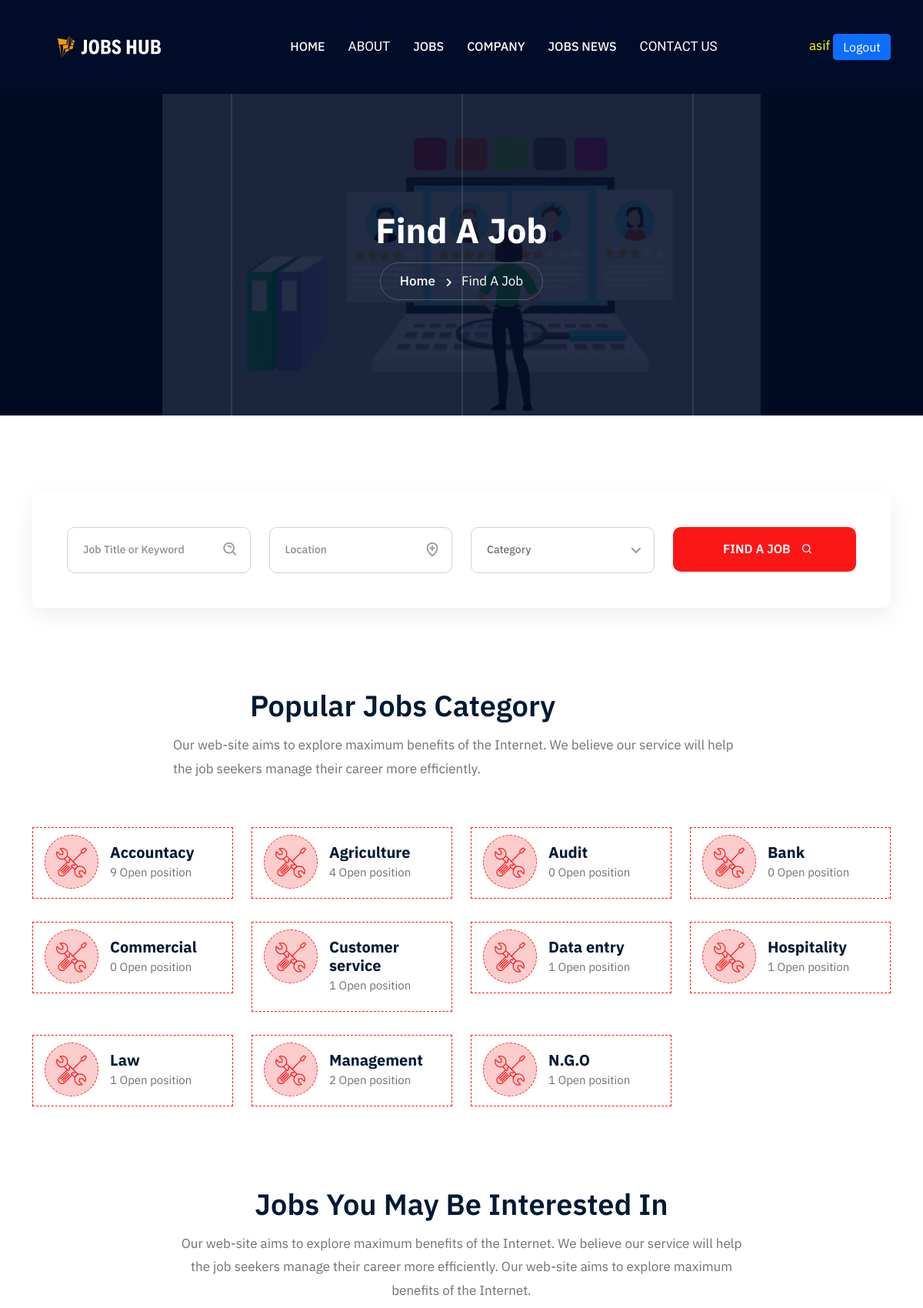
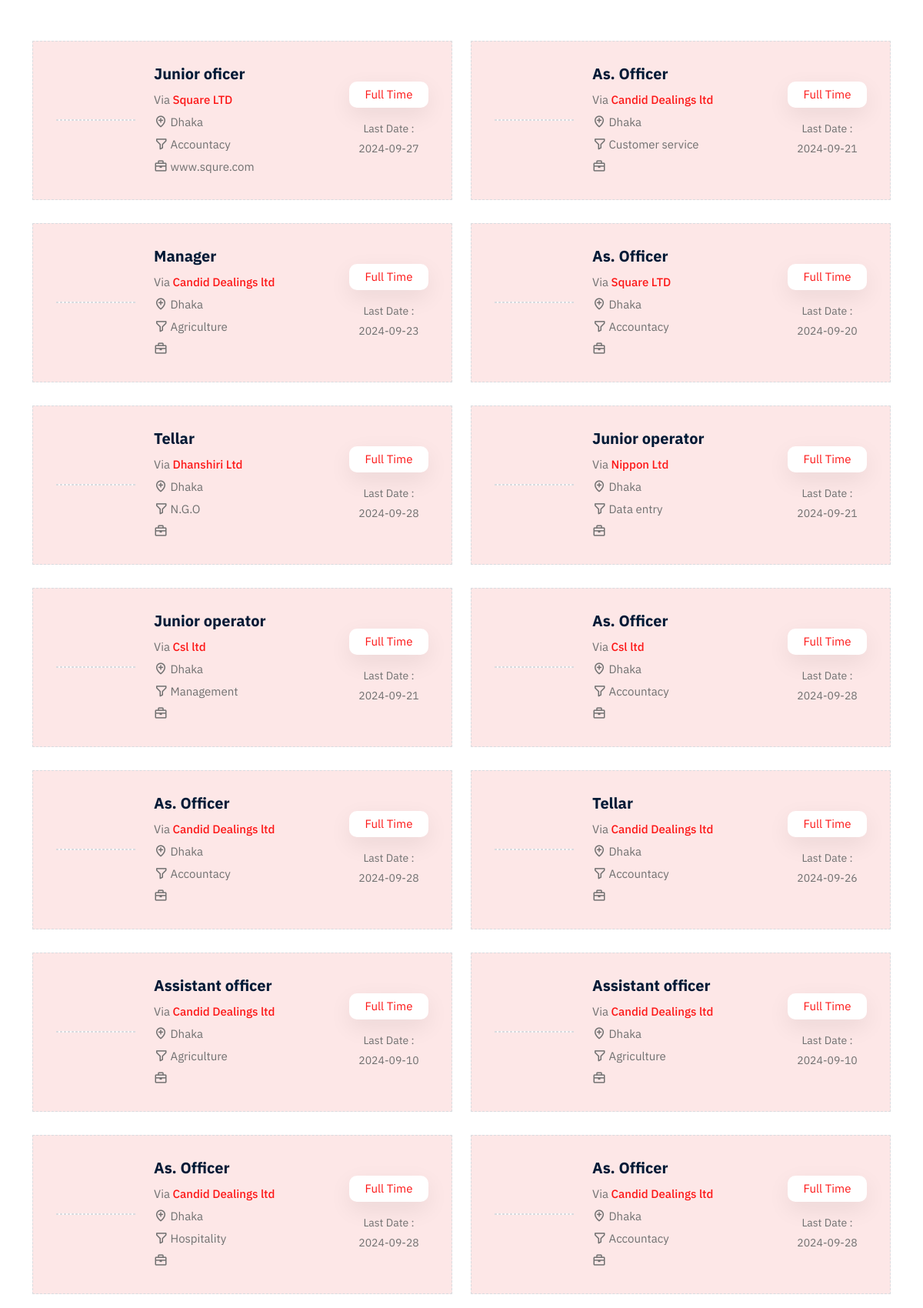
The page /find_job.php (signed in, upper part) on the database its author committed (2 pictures, top to bottom).
### tables this page shows
CREATE TABLE `vacancy` (
  `id` int(11) NOT NULL,
  `job_title` varchar(50) NOT NULL,
  `salary` varchar(30) NOT NULL,
  `company_name` varchar(30) NOT NULL,
  `address` varchar(30) NOT NULL,
  `category` varchar(30) NOT NULL,
  `start_date` date NOT NULL DEFAULT current_timestamp(),
  `last_date` date NOT NULL DEFAULT current_timestamp(),
  `email` varchar(30) NOT NULL,
  `website` varchar(30) NOT NULL,
  `job_type` varchar(20) NOT NULL,
  `company_id` int(11) NOT NULL,
  `vacancy_count` int(11) NOT NULL,
  `catagory_id` int(11) NOT NULL,
  `category_count` int(11) NOT NULL,
  `description` varchar(300) NOT NULL
);

### find_job.php (the view, shortened to what this page needs)
<?php
require_once 'connect.php';
$user_first_name = $_SESSION['name'];
if(!empty($user_first_name)){
?>
<!doctype html>
<html lang="zxx">
    <head>
        <link rel="stylesheet" href="assets/css/bootstrap.min.css">
        <link rel="stylesheet" href="assets/css/owl.carousel.min.css">
        <link rel="stylesheet" href="assets/css/owl.theme.default.min.css">
        <link rel="stylesheet" href="assets/css/boxicon.min.css">
        <link rel="stylesheet" href="assets/fonts/flaticon/flaticon.css">
        <link rel="stylesheet" href="assets/css/magnific-popup.css">
        <link rel="stylesheet" href="assets/css/meanmenu.css">
        <link rel="stylesheet" href="assets/css/nice-select.css">
		<link rel="stylesheet" href="assets/css/style.css">
		<link rel="stylesheet" href="assets/css/dark.css">
        <link rel="stylesheet" href="assets/css/responsive.css">
    </head>
    <body>
        <div class="navbar-area">
			<?php require_once "includes/top_menu.php" ?>
        <section class="page-title title-bg2">
            <div class="d-table">
                <div class="d-table-cell">
                    <h2>Find a Job</h2>
                    <ul>
                        <li>
                            <a href="index.php">Home</a>
                        </li>
                        <li>Find a Job</li>
                    </ul>
                </div>
            </div>
            <div class="lines">
                <div class="line"></div>
                <div class="line"></div>
                <div class="line"></div>
            </div>
        </section>
        <div class="find-section ptb-100">
            <div class="container">
                <form class="find-form mt-0">
                    <div class="row">
                        <div class="col-lg-3">
                            <div class="form-group">
                                <input type="text" class="form-control" id="exampleInputEmail1" placeholder="Job Title or Keyword">
                                <i class="bx bx-search-alt"></i>
                            </div>
                        </div>
                        <div class="col-lg-3">
                            <div class="form-group">
                                <input type="text" class="form-control" id="exampleInputEmail2" placeholder="Location">
                                <i class="bx bx-location-plus"></i>
                            </div>
                        </div>
                        <div class="col-lg-3">
                        </div>
                        <div class="col-lg-3">
                            <button type="submit" class="find-btn">
                                Find A Job
                                <i class='bx bx-search'></i>
                            </button>
                        </div>
                    </div>
                </form>
            </div>
        </div>
        <div class="category-style-two pb-70">
            <div class="container">
                <div class="section-title">
                    <h2>Popular Jobs Category</h2>
                    <p>Our web-site aims to explore maximum benefits of the Internet. We believe our service will help the job seekers manage their career more efficiently.</p>
                </div>
                <div class="row">
				<?php
                $sql = $conn->query("SELECT c.name, COUNT(v.category_count) AS category_count FROM category c LEFT JOIN vacancy v ON c.id = v.catagory_id GROUP BY c.id ORDER BY name ASC");
               while($row = $sql->fetch_assoc()){
                ?>
                    <div class="col-lg-3 col-sm-6">
                        <a href="job-list.html">
                            <div class="category-item">
                                <i class="flaticon-wrench-and-screwdriver-in-cross"></i>
                                <h3><?php echo $row['name'] ?></h3>
                                <p><?php echo $row['category_count']." Open position"; ?></p>
                            </div>
                        </a>
                    </div>
<?php } ?>
                </div>
            </div>
        </div>
		<section class="job-section pb-70">
			<div class="container">
				<div class="section-title text-center">
					<h2>Jobs You May Be Interested In</h2>
					<p>Our web-site aims to explore maximum benefits of the Internet. We believe our service will help the job seekers manage their career more efficiently.  Our web-site aims to explore maximum benefits of the Internet.</p>
				</div>
				<div class="row">
				<?php
                $sql = $conn->query("SELECT * FROM vacancy");
               while($row = $sql->fetch_assoc()){
                ?>
					<div class="col-md-6">
						<div class="job-card">
							<div class="row align-items-center">
								<div class="col-lg-3">
									<div class="thumb-img">
									</div>
								</div>
								<div class="col-lg-6">
									<div class="job-info">
										<h3>
											<a href="job_details.php?id=<?php echo $row['id']  ?>"><?php echo $row['job_title'] ?></a>
										</h3>
										<ul>
											<li>Via <a href="#"><?php echo $row['company_name'] ?></a></li>
											<li>
												<i class='bx bx-location-plus'></i>
												<?php echo $row['address'] ?>
											</li>
											<li>
												<i class='bx bx-filter-alt' ></i>
												<?php echo $row['category'] ?>
											</li>
											<li>
												<i class='bx bx-briefcase' ></i>
												<?php echo $row['website'] ?>
											</li>
										</ul>
									</div>
								</div>
								<div class="col-lg-3">
									<div class="job-save">
										<span>Full Time</span>
										<a>
											<p>Last Date :</p>
										</a>
										<p>
										<?php echo $row['last_date'] ?>
										</p>
									</div>
								</div>
							</div>
						</div>
					</div>
					<?php } ?>
				</div>
			</div>
		</section>
  	</body>
</html>
<?php
}else{
    header('location:sign_in.php');
}
?>

### rows shown on the page
vacancy: job_title "Junior oficer", company_name "Square LTD", address "Dhaka", category "Accountacy", website "www.squre.com", last_date "2024-09-27"
vacancy: job_title "As. Officer", company_name "Candid Dealings ltd", address "Dhaka", category "Customer service", last_date "2024-09-21"
vacancy: job_title "Manager", company_name "Candid Dealings ltd", address "Dhaka", category "Agriculture", last_date "2024-09-23"
vacancy: job_title "As. Officer", company_name "Square LTD", address "Dhaka", category "Accountacy", last_date "2024-09-20"
vacancy: job_title "Tellar", company_name "Dhanshiri Ltd", address "Dhaka", category "N.G.O", last_date "2024-09-28"
vacancy: job_title "Junior operator", company_name "Nippon Ltd", address "Dhaka", category "Data entry", last_date "2024-09-21"
vacancy: job_title "Junior operator", company_name "Csl ltd", address "Dhaka", category "Management", last_date "2024-09-21"
vacancy: job_title "As. Officer", company_name "Csl ltd", address "Dhaka", category "Accountacy", last_date "2024-09-28"
vacancy: job_title "As. Officer", company_name "Candid Dealings ltd", address "Dhaka", category "Accountacy", last_date "2024-09-28"
vacancy: job_title "Tellar", company_name "Candid Dealings ltd", address "Dhaka", category "Accountacy", last_date "2024-09-26"
vacancy: job_title "Assistant officer", company_name "Candid Dealings ltd", address "Dhaka", category "Agriculture", last_date "2024-09-10"
vacancy: job_title "Assistant officer", company_name "Candid Dealings ltd", address "Dhaka", category "Agriculture", last_date "2024-09-10"
vacancy: job_title "As. Officer", company_name "Candid Dealings ltd", address "Dhaka", category "Hospitality", last_date "2024-09-28"
vacancy: job_title "As. Officer", company_name "Candid Dealings ltd", address "Dhaka", category "Accountacy", last_date "2024-09-28"

### other values the page prints
$_SESSION['name'] "asif"
$row['name'] "Accountacy"
$row['category_count'] "9"
$row['name'] "Agriculture"
$row['category_count'] "4"
$row['name'] "Audit"
$row['category_count'] "0"
$row['name'] "Bank"
$row['name'] "Commercial"
$row['name'] "Customer service"
$row['category_count'] "1"
$row['name'] "Data entry"
$row['name'] "Hospitality"
$row['name'] "Law"
$row['name'] "Management"
